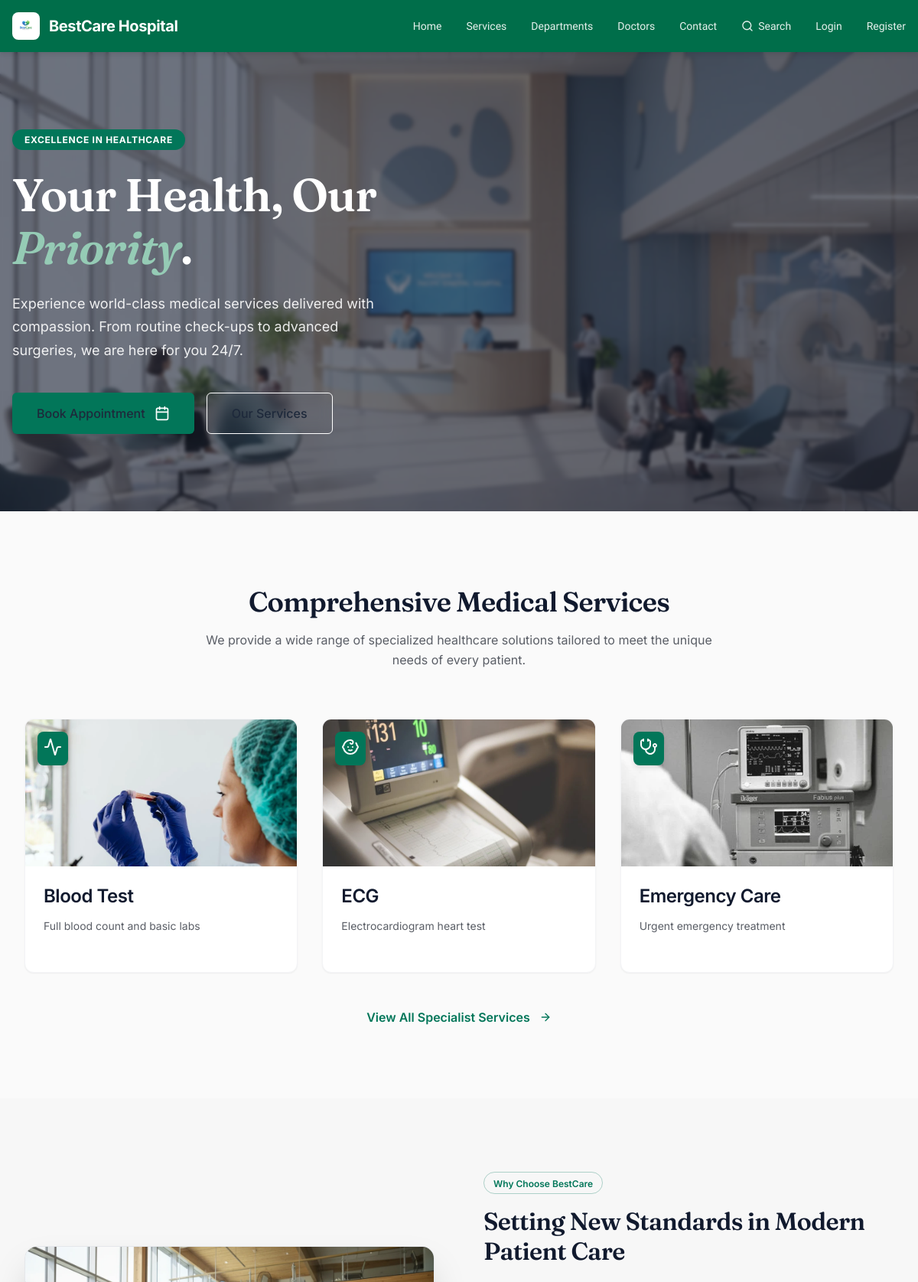
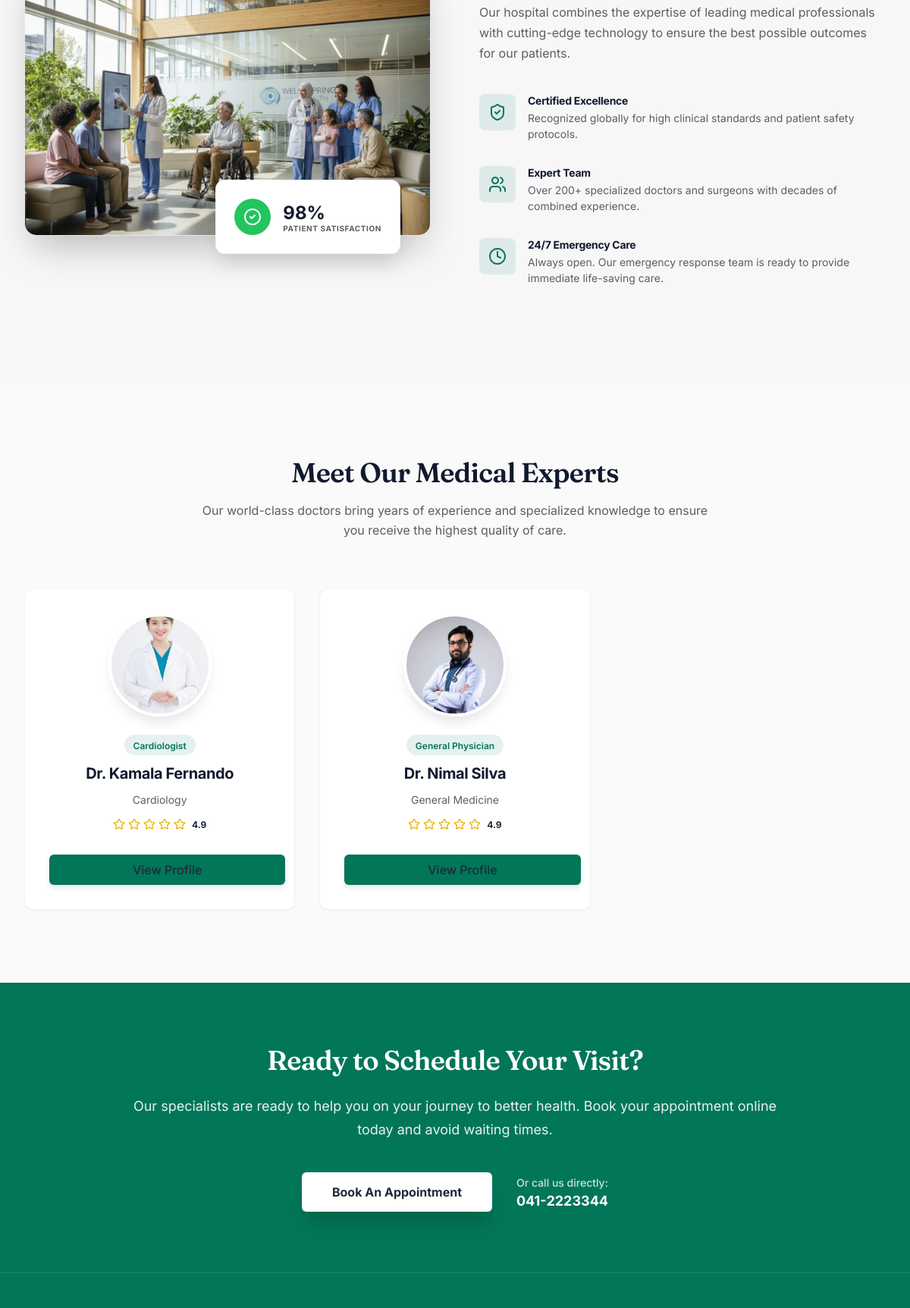
The page / (upper part) on the database its author committed (2 pictures, top to bottom).
### tables this page shows
CREATE TABLE services (
    id INT AUTO_INCREMENT PRIMARY KEY,
    name VARCHAR(100) NOT NULL,
    description TEXT,
    department_id INT NOT NULL,
    fee DECIMAL(10,2) NOT NULL,
    image_path VARCHAR(255) NULL,
    FOREIGN KEY (department_id) REFERENCES departments(id)
);

CREATE TABLE staff (
    id INT AUTO_INCREMENT PRIMARY KEY,
    user_id INT NOT NULL,
    full_name VARCHAR(100) NOT NULL,
    specialization VARCHAR(100) NOT NULL,
    department_id INT NOT NULL,
    contact VARCHAR(20) NOT NULL,
    staff_type ENUM('Doctor', 'Hospital Staff', 'Other') NOT NULL DEFAULT 'Doctor',
    image_path VARCHAR(255) NULL,
    FOREIGN KEY (user_id) REFERENCES users(id) ON DELETE CASCADE,
    FOREIGN KEY (department_id) REFERENCES departments(id)
);

CREATE TABLE departments (
    id INT AUTO_INCREMENT PRIMARY KEY,
    name VARCHAR(100) NOT NULL,
    description TEXT,
    image_path VARCHAR(255) NULL
);

### includes/public_session.php (called while the page is built, shortened)
<?php
$book_link = "/bestcare-hospital/auth/login.php";
?>

### index.php (the view, shortened to what this page needs)
<?php
include __DIR__ . "/includes/public_session.php";
include __DIR__ . "/includes/db.php";
$img = "/bestcare-hospital/assets/home";
$sv_img = "/bestcare-hospital/assets/services";
$doc_img = "/bestcare-hospital/assets/doctors";
$service_fallbacks = array(
    $sv_img . "/IMG_5.webp",
    $sv_img . "/IMG_8.webp",
    $sv_img . "/IMG_10.webp",
    $sv_img . "/IMG_12.webp",
    $sv_img . "/IMG_14.webp"
);
$service_icons = array(
    $img . "/IMG_6.svg",
    $img . "/IMG_9.svg",
    $img . "/IMG_11.svg"
);
$doctor_fallbacks = array(
    $doc_img . "/IMG_3.webp",
    $doc_img . "/IMG_9.webp",
    $doc_img . "/IMG_10.webp"
);
$home_services = array();
$svc_sql = "SELECT s.*, d.name AS department_name
            FROM services s, departments d
            WHERE s.department_id = d.id
            ORDER BY s.name
            LIMIT 3";
$svc_result = mysqli_query($conn, $svc_sql);
if ($svc_result) {
    while ($row = mysqli_fetch_array($svc_result)) {
        $home_services[] = $row;
    }
}
$home_doctors = array();
$doc_sql = "SELECT st.*, d.name AS department_name
            FROM staff st, departments d, users u
            WHERE st.department_id = d.id
            AND st.user_id = u.id
            AND u.role = 'staff'
            AND u.is_active = 1
            AND (st.staff_type = 'Doctor' OR st.staff_type IS NULL OR st.staff_type = '')
            ORDER BY st.full_name
            LIMIT 3";
$doc_result = mysqli_query($conn, $doc_sql);
if ($doc_result) {
    while ($row = mysqli_fetch_array($doc_result)) {
        $home_doctors[] = $row;
    }
}
?>
<!DOCTYPE html>
<html lang="en">
<head>
    <link rel="stylesheet" href="/bestcare-hospital/assets/css/home.css?v=1">
</head>
<body class="home-body">
<?php include __DIR__ . "/includes/public_header.php"; ?>
<section class="vh-hero">
    <div class="vh-hero-bg">
        <img src="<?php echo $img; ?>/IMG_3.webp" alt="Hospital Interior">
        <div class="vh-hero-overlay"></div>
    </div>
    <div class="vh-hero-content">
        <div class="vh-hero-inner">
            <div class="vh-pill">
                <span>Excellence in Healthcare</span>
            </div>
            <h1>Your Health, Our <span class="accent">Priority</span>.</h1>
            <p class="vh-hero-text">
                Experience world-class medical services delivered with compassion. From routine check-ups to advanced surgeries, we are here for you 24/7.
            </p>
            <div class="vh-hero-actions">
                <a class="vh-btn-primary" href="<?php echo $book_link; ?>">
                    Book Appointment
                    <img src="<?php echo $img; ?>/IMG_4.svg" alt="Calendar">
                </a>
                <a class="vh-btn-outline" href="/bestcare-hospital/services.php">Our Services</a>
            </div>
        </div>
    </div>
</section>
<section class="vh-section vh-section-muted">
    <div class="home-wrap">
        <div class="vh-section-head">
            <h2>Comprehensive Medical Services</h2>
            <p>We provide a wide range of specialized healthcare solutions tailored to meet the unique needs of every patient.</p>
        </div>
        <div class="vh-grid-3">
            <?php
            if (count($home_services) > 0) {
                for ($i = 0; $i < count($home_services); $i++) {
                    $s = $home_services[$i];
                    if (isset($s['image_path']) && $s['image_path'] != '') {
                        $photo = $s['image_path'];
                    } else {
                        $photo = $service_fallbacks[$i % count($service_fallbacks)];
                    }
                    $icon = $service_icons[$i % count($service_icons)];
                    $desc = $s['description'];
                    ?>
                    <div class="vh-card">
                        <div class="vh-card-img">
                            <img class="cover" src="<?php echo htmlspecialchars($photo); ?>" alt="<?php echo htmlspecialchars($s['name']); ?>">
                            <div class="vh-card-icon"><img src="<?php echo $icon; ?>" alt=""></div>
                        </div>
                        <div class="vh-card-body">
                            <h3><?php echo htmlspecialchars($s['name']); ?></h3>
                            <p><?php echo htmlspecialchars($desc); ?></p>
                        </div>
                    </div>
                    <?php
                }
            } else {
                echo '<p>No services available yet.</p>';
            }
            ?>
        </div>
        <div class="vh-center-link">
            <a href="/bestcare-hospital/services.php">
                View All Specialist Services
                <img src="<?php echo $img; ?>/IMG_7.svg" alt="">
            </a>
        </div>
    </div>
</section>
<section class="vh-section vh-section-soft">
    <div class="home-wrap">
        <div class="vh-why">
            <div class="vh-why-media">
                <div class="vh-why-frame">
                    <img src="<?php echo $img; ?>/IMG_12.webp" alt="Medical Team">
                </div>
                <div class="vh-sat-card">
                    <div class="vh-sat-icon">
                        <img src="<?php echo $img; ?>/IMG_15.svg" alt="Check">
                    </div>
                    <div>
                        <div class="num">98%</div>
                        <div class="label">Patient Satisfaction</div>
                    </div>
                </div>
            </div>
            <div class="vh-why-copy">
                <div class="vh-outline-pill"><span>Why Choose BestCare</span></div>
                <h2>Setting New Standards in Modern Patient Care</h2>
                <p>Our hospital combines the expertise of leading medical professionals with cutting-edge technology to ensure the best possible outcomes for our patients.</p>
                <div class="vh-feature">
                    <div class="vh-feature-icon"><img src="<?php echo $img; ?>/IMG_13.svg" alt=""></div>
                    <div>
                        <h4>Certified Excellence</h4>
                        <p>Recognized globally for high clinical standards and patient safety protocols.</p>
                    </div>
                </div>
                <div class="vh-feature">
                    <div class="vh-feature-icon"><img src="<?php echo $img; ?>/IMG_14.svg" alt=""></div>
                    <div>
                        <h4>Expert Team</h4>
                        <p>Over 200+ specialized doctors and surgeons with decades of combined experience.</p>
                    </div>
                </div>
                <div class="vh-feature">
                    <div class="vh-feature-icon"><img src="<?php echo $img; ?>/IMG_16.svg" alt=""></div>
                    <div>
                        <h4>24/7 Emergency Care</h4>
                        <p>Always open. Our emergency response team is ready to provide immediate life-saving care.</p>
                    </div>
                </div>
            </div>
        </div>
    </div>
</section>
<section class="vh-section vh-section-muted">
    <div class="home-wrap">
        <div class="vh-section-head">
            <h2>Meet Our Medical Experts</h2>
            <p>Our world-class doctors bring years of experience and specialized knowledge to ensure you receive the highest quality of care.</p>
        </div>
        <div class="vh-grid-3">
            <?php
            if (count($home_doctors) > 0) {
                for ($i = 0; $i < count($home_doctors); $i++) {
                    $d = $home_doctors[$i];
                    if (isset($d['image_path']) && $d['image_path'] != '') {
                        $photo = $d['image_path'];
                    } else {
                        $photo = $doctor_fallbacks[$i % count($doctor_fallbacks)];
                    }
                    ?>
                    <div class="vh-doc-card">
                        <div class="vh-doc-photo"><img src="<?php echo htmlspecialchars($photo); ?>" alt="<?php echo htmlspecialchars($d['full_name']); ?>"></div>
                        <div class="vh-doc-badge"><span><?php echo htmlspecialchars($d['specialization']); ?></span></div>
                        <h3><?php echo htmlspecialchars($d['full_name']); ?></h3>
                        <p class="exp"><?php echo htmlspecialchars($d['department_name']); ?></p>
                        <div class="vh-stars">
                            <img src="<?php echo $img; ?>/IMG_18.svg" alt="">
                            <img src="<?php echo $img; ?>/IMG_18.svg" alt="">
                            <img src="<?php echo $img; ?>/IMG_18.svg" alt="">
                            <img src="<?php echo $img; ?>/IMG_18.svg" alt="">
                            <img src="<?php echo $img; ?>/IMG_18.svg" alt="">
                            <span>4.9</span>
                        </div>
                        <a class="vh-btn-doc" href="/bestcare-hospital/doctors.php">View Profile</a>
                    </div>
                    <?php
                }
            } else {
                echo '<p>No doctors available yet.</p>';
            }
            ?>
        </div>
    </div>
</section>
<section class="vh-cta">
    <div class="vh-cta-inner">
        <h2>Ready to Schedule Your Visit?</h2>
        <p>Our specialists are ready to help you on your journey to better health. Book your appointment online today and avoid waiting times.</p>
        <div class="vh-cta-row">
            <a class="vh-btn-white" href="<?php echo $book_link; ?>">Book An Appointment</a>
            <div class="vh-cta-phone">
                <span class="small">Or call us directly:</span>
                <span class="big">041-2223344</span>
            </div>
        </div>
    </div>
</section>
<?php include __DIR__ . "/includes/public_footer.php"; ?>
</body>
</html>

### rows shown on the page
services: shows a picture, name "Blood Test", description "Full blood count and basic labs"
services: shows a picture, name "ECG", description "Electrocardiogram heart test"
services: shows a picture, name "Emergency Care", description "Urgent emergency treatment"
staff: specialization "Cardiologist", full_name "Dr. Kamala Fernando"
departments: name "Cardiology"
staff: specialization "General Physician", full_name "Dr. Nimal Silva"
departments: name "General Medicine"
